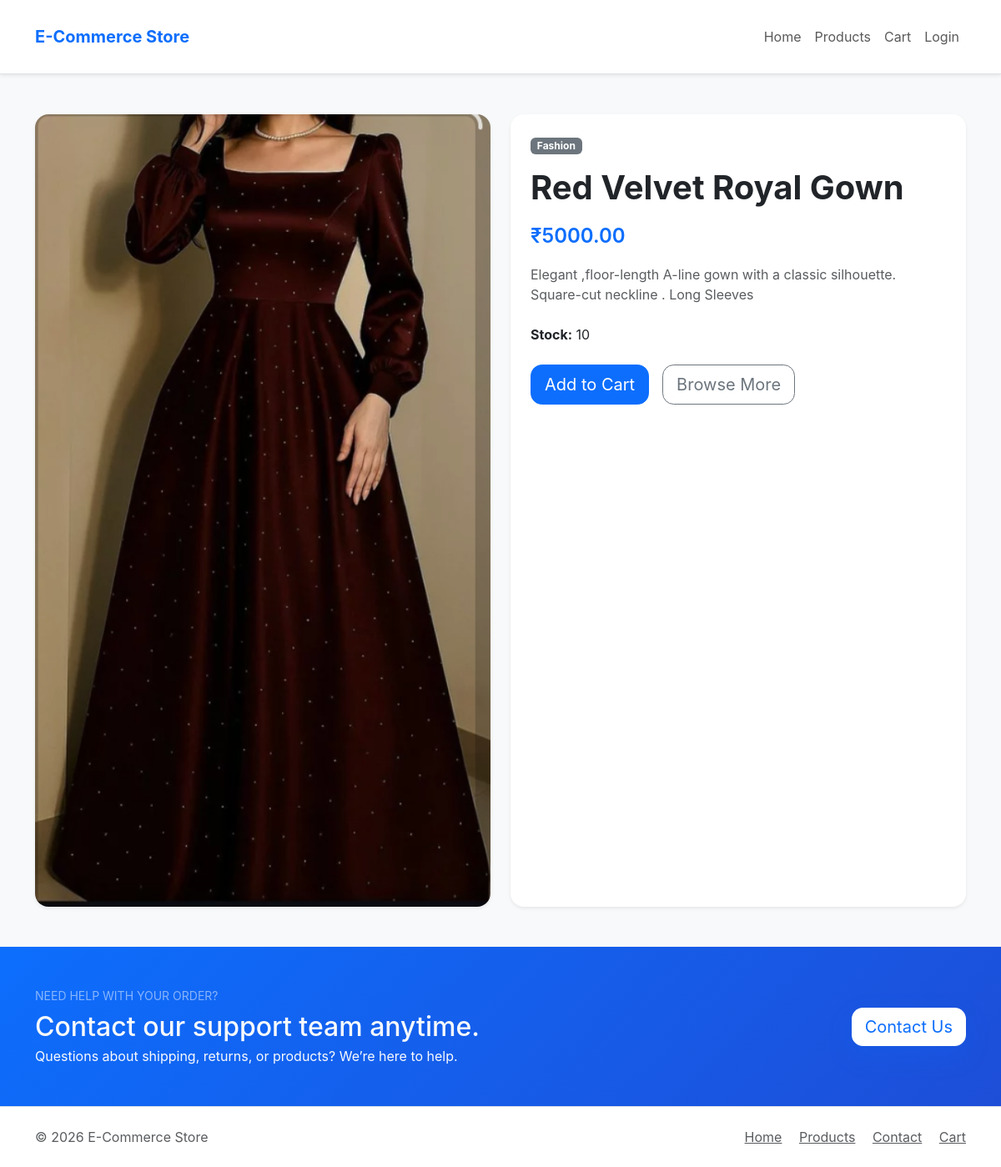
Screenshot of /product/Red_Velvet_Royal_Gown2/ with the database file from the repository.
### store/models.py (models this page shows, shortened)
class Product(models.Model):
    category = models.ForeignKey(Category,on_delete=models.CASCADE,related_name="products")
    name = models.CharField(max_length=200)
    slug = models.SlugField(unique=True)
    description = models.TextField()
    price = models.DecimalField(max_digits=10, decimal_places=2)
    stock = models.PositiveIntegerField(default=0)
    image = models.ImageField(upload_to="products/")
    available = models.BooleanField(default=True)
    created_at = models.DateTimeField(auto_now_add=True)
    updated_at = models.DateTimeField(auto_now=True)

class Category(models.Model):
    name = models.CharField(max_length=100,unique=True)
    slug = models.SlugField(unique=True)

### store/views.py (the view)
# urls.py: path('product/<slug:slug>/', product_detail, name='product_detail'),
def product_detail(request, slug):
    product = get_object_or_404(
        Product,
        slug=slug,
        available=True
    )
    context = {
        "product": product
    }
    return render(
        request,
        "store/product_detail.html",
        context
    )

### templates/store/product_detail.html (shortened to what this page needs)
{% extends 'base.html' %}
{% block content %}
<div class="row g-4">
    <div class="col-12 col-lg-6">
        <div class="card border-0 shadow-sm overflow-hidden product-detail-card">
            <img src="{{ product.image.url }}" alt="{{ product.name }}" class="img-fluid rounded-start">
        </div>
    </div>
    <div class="col-12 col-lg-6">
        <div class="card border-0 shadow-sm p-4 h-100">
            <div class="mb-3">
                <span class="badge bg-secondary">{{ product.category.name }}</span>
            </div>
            <h1 class="display-6 fw-bold mb-3">{{ product.name }}</h1>
            <p class="fs-4 text-primary fw-semibold mb-3">₹{{ product.price }}</p>
            <p class="text-muted mb-4">{{ product.description }}</p>
            <p class="mb-4"><strong>Stock:</strong> {{ product.stock }}</p>
            <div class="d-flex flex-column flex-sm-row gap-3">
                <a href="{% url 'add_to_cart' product.id %}" class="btn btn-primary btn-lg btn-add-to-cart">Add to Cart</a>
                <a href="{% url 'product_list' %}" class="btn btn-outline-secondary btn-lg">Browse More</a>
            </div>
        </div>
    </div>
</div>
{% endblock %}

### static/styles.css (style rules this page uses)
:root { color-scheme: light; --bg: #f4f7fb; --surface: #ffffff; --text: #1f2937; --muted: #6c757d; --primary: #0d6efd; --border: #e9ecef; }
body { background: var(--bg); color: var(--text); font-family: Inter, system-ui, -apple-system, BlinkMacSystemFont, "Segoe UI", sans-serif; }
.card, .table-responsive { border-radius: 1rem; }
.product-card .card-img-top, .product-detail-card img { transition: transform .35s ease; }
.btn { border-radius: .85rem; }

### rows the page displays
Product: image (picture), category.name "Fashion", name "Red Velvet Royal Gown", price "5000.00", description "Elegant ,floor-length A-line gown with a classic silhouette. Square-cut neckline . Long Sleeves", stock "10"
